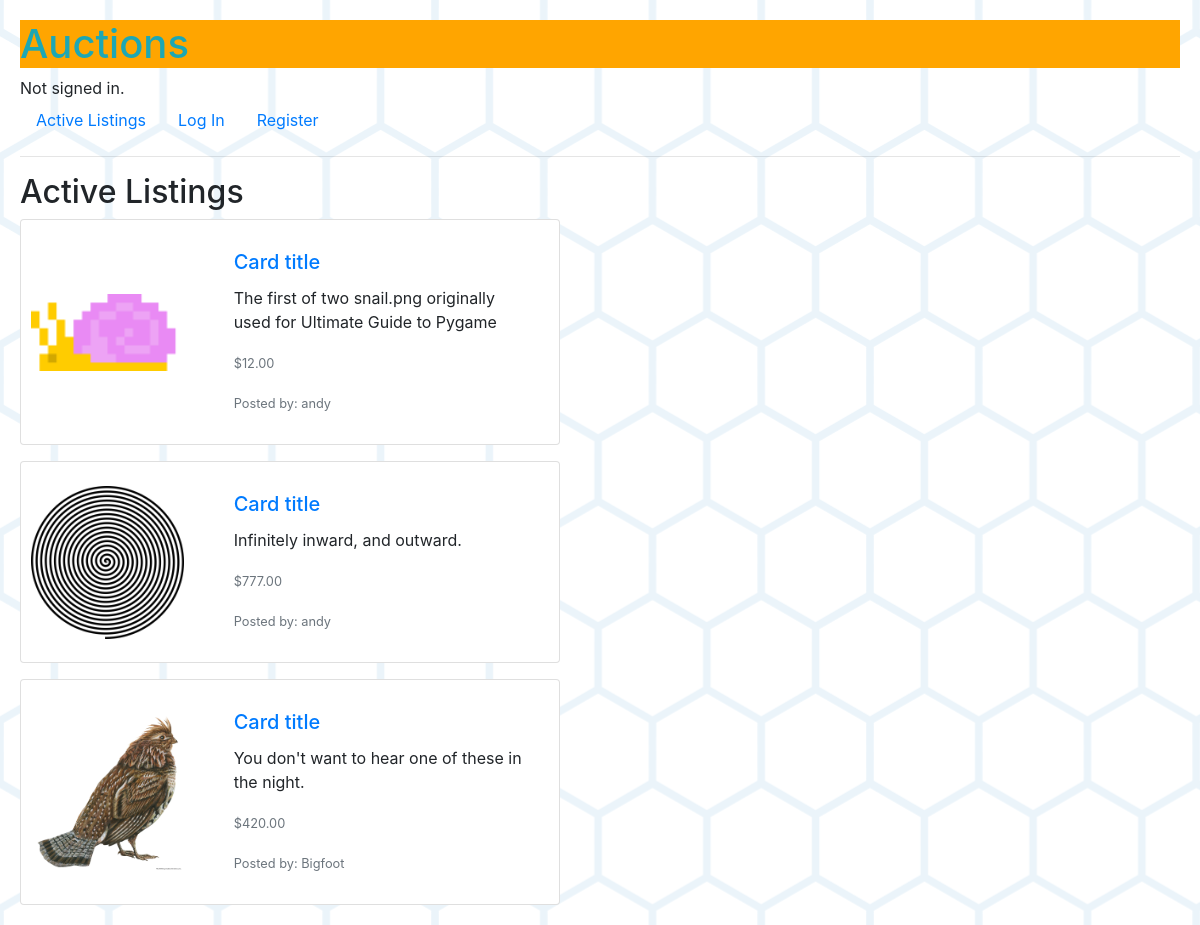
The page / on the database its author committed.
### auctions/models.py (models this page shows, shortened)
class Listing(models.Model):
    title = models.CharField(max_length=125)
    description = models.CharField(max_length=250, blank=True)
    start_bid = models.DecimalField(max_digits=7, decimal_places=2)
    image = models.ImageField(upload_to='media', null=True, blank=True)
    is_active = models.BooleanField(default=True)
    category = models.CharField(max_length=45, null=True, blank=True)

class User(AbstractUser):
    listings = models.ManyToManyField(Listing, blank=True, related_name="owner")
    watchlist = models.ManyToManyField(Listing, blank=True, related_name="watchers")
    def __str__(self):
        return f"{self.username}"

### auctions/views.py (the view)
# urls.py: path("", views.index, name="index"),
def index(request):
    return render(request, "auctions/index.html", {
        "listings": Listing.objects.all()
    })

### auctions/templates/auctions/index.html (shortened to what this page needs)
{% extends "auctions/layout.html" %}
{% block body %}
    <h2>Active Listings</h2>
    {% for listing in listings %}
    {% if listing.is_active %}
    <div class="card mb-3" style="max-width: 540px;">
        <div class="row g-0">
          <div class="col-md-4"><a href="{% url 'listing' listing.id %}">
            <img src="{{ listing.image.url}}" class="img-fluid rounded-start" alt="{{ listing.title }}">
          </div>
          <div class="col-md-8">
            <div class="card-body">
              <h5 class="card-title"> Card title</h5></a>
              <p class="card-text">{{ listing.description }}</p>
              <p class="card-text"><small class="text-muted">${{ listing.start_bid }}</small></p>
              <p class="card-text"><small class="text-muted">Posted by: {{ listing.owner.first }}</small></p>
            </div>
          </div>
        </div>
      </div>
    {% endif %}
    {% endfor %}
{% endblock %}

### auctions/static/auctions/styles.css (style rules this page uses)
body { background: url("/media/media/bg.png"); margin: 20px; }
.card { padding: 10px; }
.card img { width: 100%; height: 100%; object-fit: contain; }

### rows shown on the page
Listing: image (picture), description "The first of two snail.png originally used for Ultimate Guide to Pygame", start_bid "12.00", owner.first "andy"
Listing: image (picture), description "Infinitely inward, and outward.", start_bid "777.00", owner.first "andy"
Listing: image (picture), description "You don't want to hear one of these in the night.", start_bid "420.00", owner.first "Bigfoot"
